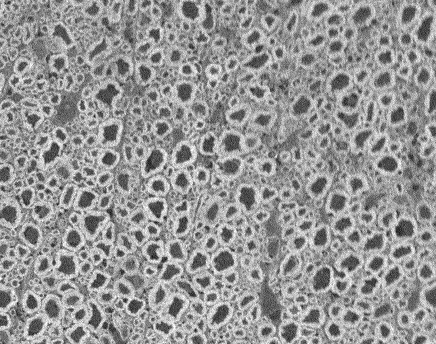
#> input picture test/__test_segment_files__/image.png, 436 x 344 px, found by its file name
$ jupyter execute --allow-errors morphometrics.ipynb   (shell and % lines are left out)   (Python 2 division)   (older library calls are emulated)
#> lines starting #> are read from the running program, lines starting #| are printed output that depends on the picture; after the words box and inside, x2 and y2 are one past the last pixel; in counts of white or black regions, pixels touching at a corner belong together
#### Jupyter Notebook to compute morphological metrics from axon and myelin segmentation

#### Imports

[cell 1]
import numpy as np
from skimage import io
from scipy.misc import imread, imsave
import os
import imageio
import json
from skimage import transform
from skimage.filters import gaussian
import matplotlib.pyplot as plt
from shutil import copy
import math
#> (the rest of this cell did not finish here and is left out)

#### Read image and segmented prediction

[cell 2]
path_img = '/Users/rudinakaprata/Documents/Aldo/axondeepseg/AxonDeepSeg/data_test/image.png'
path_pred = '/Users/rudinakaprata/Documents/Aldo/axondeepseg/AxonDeepSeg/data_test/AxonDeepSeg.png'

img = imageio.imread(path_img)
#> img is the input picture: shape (344, 436, 3); min 18, max 255, mean 149.4
pred = imageio.imread(path_pred)
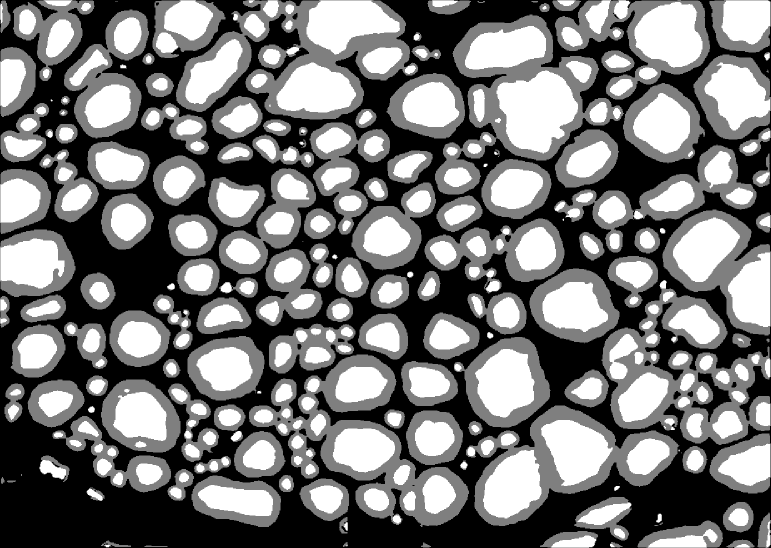
#> input picture AxonDeepSeg/data_test/AxonDeepSeg.png, 1541 x 1096 px, found by its file name (shown at 1/2 size)
#> pred is the input picture: shape (1096, 1541); min 0, max 255, mean 120.3
pred_axon = pred > 200
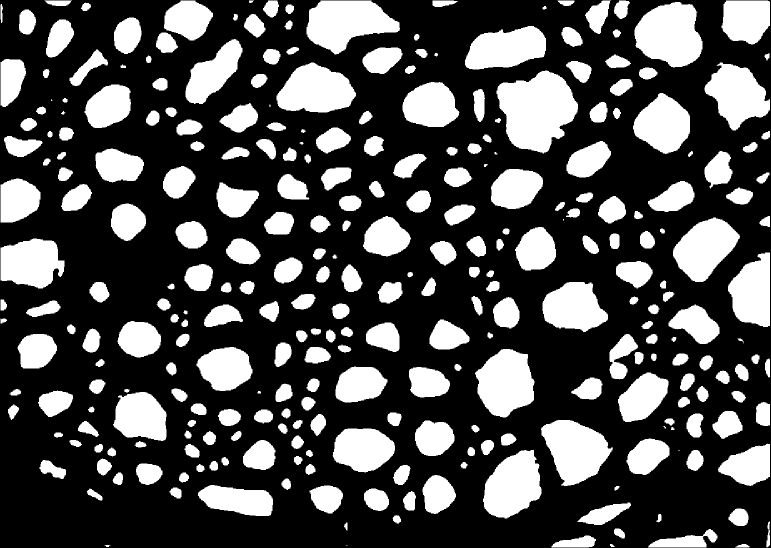
#> pred_axon: shape (1096, 1541) bool (shown at 1/2 size); 30% white; 298 white regions (6 under 20 px), largest, box (x1, y1, x2, y2) and area: (993, 141, 1156, 307) 18220, (1269, 4, 1405, 135) 13161, (613, 1, 800, 109) 12868
pred_myelin = np.logical_and(pred >= 50, pred <= 200)
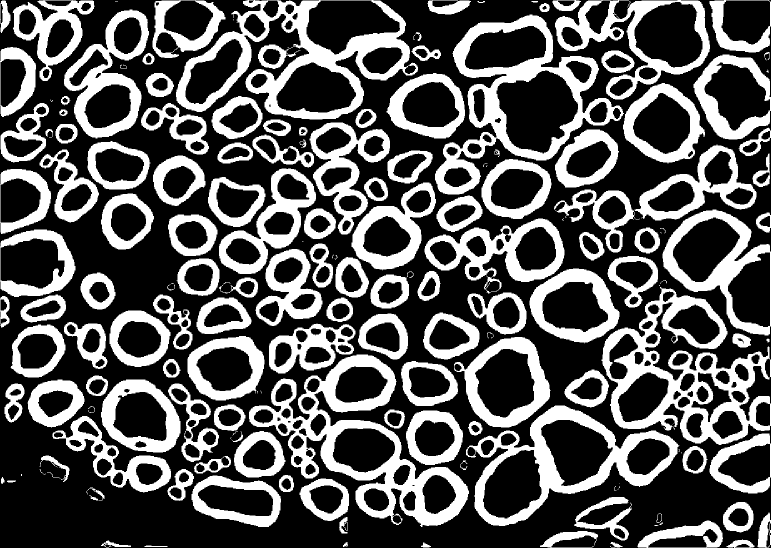
#> pred_myelin: shape (1096, 1541) bool (shown at 1/2 size); 34.4% white; 189 white regions (45 under 20 px), largest, box (x1, y1, x2, y2) and area: (498, 709, 938, 1054) 35513, (1203, 574, 1541, 890) 33771, (352, 0, 836, 239) 31239
path_folder, file_name = os.path.split(path_img)

[cell 3]
def get_pixelsize():

    text_file = open(os.path.join(path_folder,'pixel_size_in_micrometer.txt'), "r")
    pixelsize = float(text_file.read())
    text_file.close()
    return pixelsize

[cell 4]
def get_axon_morphometrics(pred_axon):

    # Array for keeping axon-wise metrics
    stats_array = np.empty(0)

    # Label each axon object
    labels = measure.label(pred_axon)
    axon_objects = regionprops(labels)

    # Get axon morphometrics of interest
    for props in axon_objects:

        # Centroid
        y0, x0 = props.centroid
        # Solidity
        solidity = props.solidity
        # Eccentricity
        eccentricity = props.eccentricity
        # Axon equivalent diameter in micrometers
        axon_diam = (props.equivalent_diameter)*get_pixelsize()
        # Axon orientation angle
        orientation = props.orientation

        # Add metrics to list of dictionaries
        stats = {'y0': y0, 'x0': x0, 'axon_diam': axon_diam, 'solidity':solidity,'eccentricity': eccentricity,'orientation':orientation}
        stats_array = np.append(stats_array, [stats], axis=0)

    return stats_array

#> (a cell that did not finish here is left out)

[cell 6]
def get_aggregate_morphometrics(pred_axon, pred_myelin):

    avf = np.count_nonzero(pred_axon)/float((pred_axon.size))
#> avf = 0.3
    mvf = np.count_nonzero(pred_myelin)/float((pred_myelin.size))
#> mvf = 0.344

    gratio = math.sqrt(1/(1+(float(mvf)/float(avf))))
#> gratio = 0.683

    stats_array = get_axon_morphometrics(pred_axon)
    axon_diam_list = [d['axon_diam'] for d in stats_array]
    mean_axon_diam = np.mean(axon_diam_list)

    mean_myelin_diam = mean_axon_diam/gratio

    mean_myelin_thickness = mean_myelin_diam - mean_axon_diam

    aggregate_metrics = {'avf': avf, 'mvf': mvf, 'gratio': gratio, 'mean_axon_diam': mean_axon_diam,'mean_myelin_diam': mean_myelin_diam,'mean_myelin_thickness': mean_myelin_thickness}


    return aggregate_metrics

#> (a cell that did not finish here is left out)

[cell 8]
avf = np.count_nonzero(pred_axon)
#> avf = 507360
print avf
#| 507360

#> (a cell that did not finish here is left out)

[cell 10]
pred_axon.size
#> Out = 1688936
